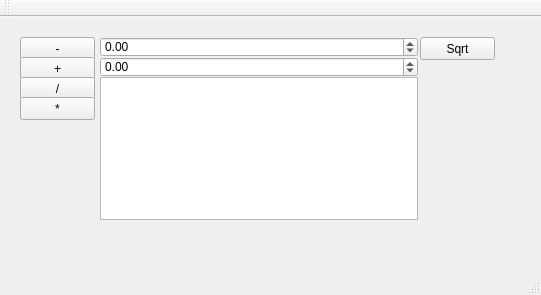
<?xml version="1.0" encoding="UTF-8"?>
<ui version="4.0">
 <class>MainWindow</class>
 <widget class="QMainWindow" name="MainWindow">
  <property name="geometry">
   <rect>
    <x>0</x>
    <y>0</y>
    <width>541</width>
    <height>295</height>
   </rect>
  </property>
  <property name="windowTitle">
   <string>MainWindow</string>
  </property>
  <widget class="QWidget" name="centralWidget">
   <widget class="QPlainTextEdit" name="plainTextEdit">
    <property name="geometry">
     <rect>
      <x>100</x>
      <y>60</y>
      <width>318</width>
      <height>143</height>
     </rect>
    </property>
   </widget>
   <widget class="QDoubleSpinBox" name="doubleBottomValue">
    <property name="geometry">
     <rect>
      <x>100</x>
      <y>40</y>
      <width>318</width>
      <height>20</height>
     </rect>
    </property>
    <property name="minimum">
     <double>-9999999999.000000000000000</double>
    </property>
    <property name="maximum">
     <double>9999999999.000000000000000</double>
    </property>
   </widget>
   <widget class="QDoubleSpinBox" name="doubleTopValue">
    <property name="geometry">
     <rect>
      <x>100</x>
      <y>20</y>
      <width>318</width>
      <height>20</height>
     </rect>
    </property>
    <property name="minimum">
     <double>-9999999999.000000000000000</double>
    </property>
    <property name="maximum">
     <double>9999999999.000000000000000</double>
    </property>
   </widget>
   <widget class="QPushButton" name="pushButtonMinus">
    <property name="geometry">
     <rect>
      <x>20</x>
      <y>20</y>
      <width>75</width>
      <height>23</height>
     </rect>
    </property>
    <property name="text">
     <string>-</string>
    </property>
   </widget>
   <widget class="QPushButton" name="pushButtonPlus">
    <property name="geometry">
     <rect>
      <x>20</x>
      <y>40</y>
      <width>75</width>
      <height>23</height>
     </rect>
    </property>
    <property name="text">
     <string>+</string>
    </property>
   </widget>
   <widget class="QPushButton" name="pushButtonDivide">
    <property name="geometry">
     <rect>
      <x>20</x>
      <y>60</y>
      <width>75</width>
      <height>23</height>
     </rect>
    </property>
    <property name="text">
     <string>/</string>
    </property>
   </widget>
   <widget class="QPushButton" name="pushButtonTimes">
    <property name="geometry">
     <rect>
      <x>20</x>
      <y>80</y>
      <width>75</width>
      <height>23</height>
     </rect>
    </property>
    <property name="text">
     <string>*</string>
    </property>
   </widget>
   <widget class="QPushButton" name="pushButtonSqrt">
    <property name="geometry">
     <rect>
      <x>420</x>
      <y>20</y>
      <width>75</width>
      <height>23</height>
     </rect>
    </property>
    <property name="text">
     <string>Sqrt</string>
    </property>
   </widget>
  </widget>
  <widget class="QMenuBar" name="menuBar">
   <property name="geometry">
    <rect>
     <x>0</x>
     <y>0</y>
     <width>541</width>
     <height>21</height>
    </rect>
   </property>
  </widget>
  <widget class="QToolBar" name="mainToolBar">
   <attribute name="toolBarArea">
    <enum>TopToolBarArea</enum>
   </attribute>
   <attribute name="toolBarBreak">
    <bool>false</bool>
   </attribute>
  </widget>
  <widget class="QStatusBar" name="statusBar"/>
 </widget>
 <layoutdefault spacing="6" margin="11"/>
 <resources/>
 <connections/>
</ui>
